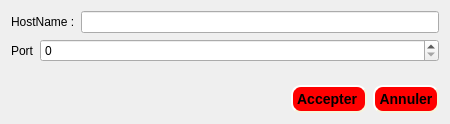
<?xml version="1.0" encoding="UTF-8"?>
<ui version="4.0">
 <class>DuMesengerConnectionDialog</class>
 <widget class="QDialog" name="DuMesengerConnectionDialog">
  <property name="geometry">
   <rect>
    <x>0</x>
    <y>0</y>
    <width>450</width>
    <height>124</height>
   </rect>
  </property>
  <property name="windowTitle">
   <string>Dialog</string>
  </property>
  <layout class="QVBoxLayout" name="verticalLayout">
   <item>
    <layout class="QHBoxLayout" name="horizontalLayout">
     <item>
      <widget class="QLabel" name="label">
       <property name="text">
        <string>HostName :</string>
       </property>
      </widget>
     </item>
     <item>
      <widget class="QLineEdit" name="hostname"/>
     </item>
    </layout>
   </item>
   <item>
    <layout class="QFormLayout" name="formLayout">
     <item row="0" column="0">
      <widget class="QLabel" name="label_2">
       <property name="text">
        <string>Port</string>
       </property>
      </widget>
     </item>
     <item row="0" column="1">
      <widget class="QSpinBox" name="port">
       <property name="maximum">
        <number>9999999</number>
       </property>
      </widget>
     </item>
    </layout>
   </item>
   <item>
    <layout class="QHBoxLayout" name="horizontalLayout_2">
     <item>
      <spacer name="horizontalSpacer">
       <property name="orientation">
        <enum>Qt::Horizontal</enum>
       </property>
       <property name="sizeHint" stdset="0">
        <size>
         <width>40</width>
         <height>20</height>
        </size>
       </property>
      </spacer>
     </item>
     <item>
      <widget class="QPushButton" name="ok">
       <property name="styleSheet">
        <string notr="true">background-color: red;
    border-style: outset;
    border-width: 2px;
    border-radius: 10px;
    border-color: beige;
    font: bold 14px;
    min-width: 6em;
    padding: 4;</string>
       </property>
       <property name="text">
        <string>Accepter </string>
       </property>
      </widget>
     </item>
     <item>
      <widget class="QPushButton" name="cancel">
       <property name="styleSheet">
        <string notr="true">background-color: red;
    border-style: outset;
    border-width: 2px;
    border-radius: 10px;
    border-color: beige;
    font: bold 14px;
    min-width: 6em;
    padding: 4;</string>
       </property>
       <property name="text">
        <string>Annuler</string>
       </property>
      </widget>
     </item>
    </layout>
   </item>
  </layout>
 </widget>
 <resources/>
 <connections/>
</ui>
